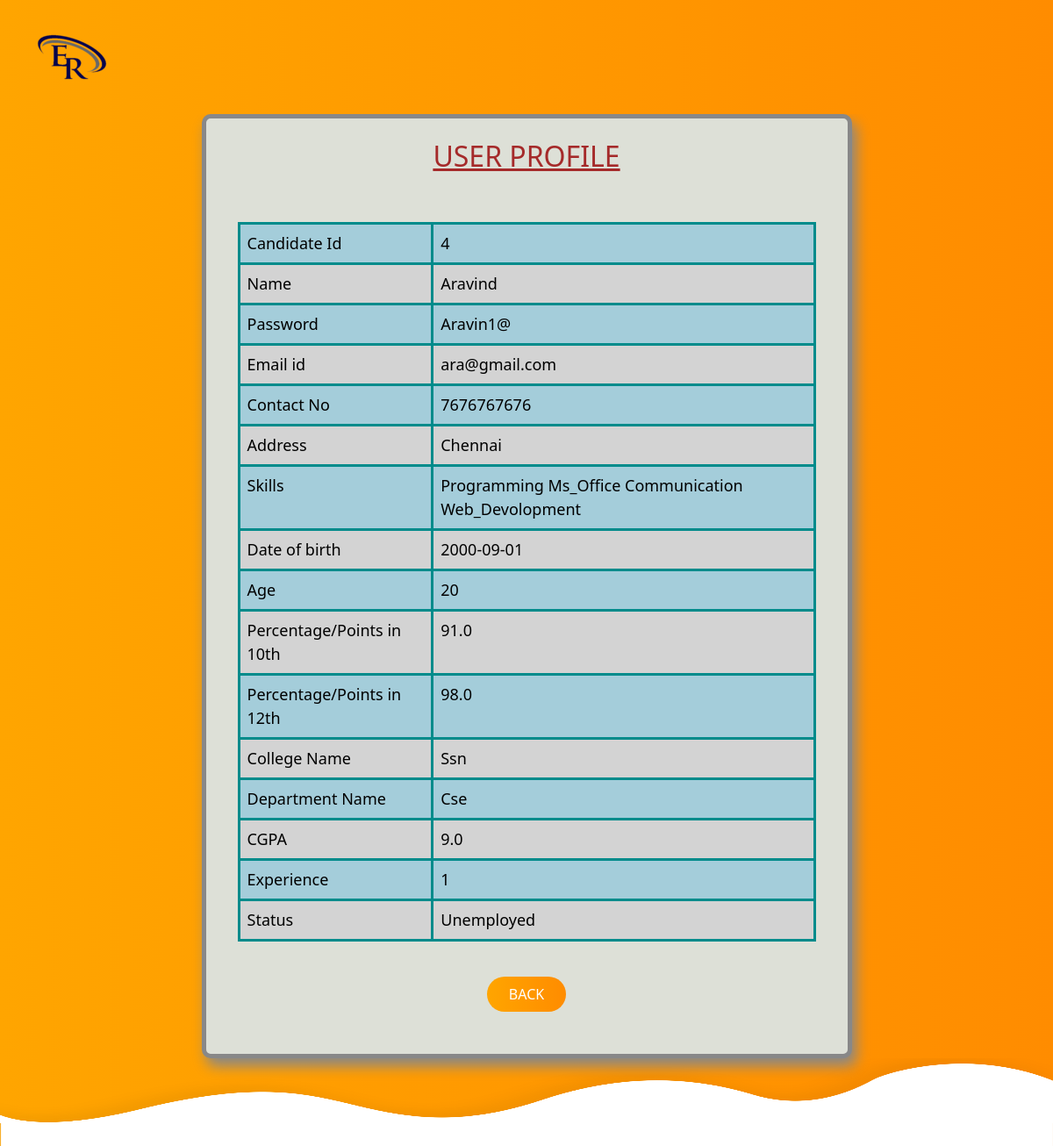
Page /profile (signed in) on the committed database.
### app.py (models this page shows)
class User_acc(db.Model):
    __tablename__ = 'user_acc'
    id = db.Column(db.Integer,primary_key=True)
    Name = db.Column(db.String(50),nullable=False)
    Password = db.Column(db.String(50),nullable=False)
    Email_id = db.Column(db.String(200),nullable=False)
    Contact = db.Column(db.String(15))
    Address = db.Column(db.String(30))
    Skills = db.Column(db.String(100))
    Dob=db.Column(db.String(30))
    Age = db.Column(db.Integer)
    Status=db.Column(db.Integer)
    Sslc=db.Column(db.Float)
    Hlc=db.Column(db.Float)
    College = db.Column(db.String(200))
    Department = db.Column(db.String(30))
    CGPA = db.Column(db.Float)
    Resume = db.Column(db.LargeBinary)
    Experience = db.Column(db.Integer)
    status=db.Column(db.Integer)
    account = db.relationship("User", backref=backref("account", uselist=False))

### app.py (the view)
@app.route('/profile',methods=['POST', 'GET'])
def profile():
    d = connect_db()
    query="SELECT * from User_acc where id='"+str(g.user)+"'"
    cur = d.execute(query)
    user = [dict( id=row[0],name=row[1],pwd=row[2],mail=row[3],contact=row[4],address=row[5],skills=row[6],Dob=row[7],age=row[8],sslc=row[9],hlc=row[10],college=row[11],department=row[12],cgpa=row[13],exp=row[15],status=row[16]) for row in cur.fetchall()]
    d.close()
    for i in user:
        if(i['status']==None):
            i['status']='Unemployed'
        else:
            i['status']='Employed'
    return render_template('profile.html',user=user)

### app.py (called while the page is built)
def connect_db():
    return sqlite3.connect('recsys.db')

@app.before_request
def before_request():
    if 'username' in session:
        g.user = session['username']

### templates/profile.html (shortened to what this page needs)
<!DOCTYPE html>
<html lang="en">
<head>
    <link rel="stylesheet" href="../src/css/style.css">
    <link href="https://cdn.jsdelivr.net/npm/bootstrap@5.0.0-beta3/dist/css/bootstrap.min.css" rel="stylesheet">
    <link rel="stylesheet" href="https://stackpath.bootstrapcdn.com/font-awesome/4.7.0/css/font-awesome.min.css">
</head>
<body>
<section id="nav-bar">
    <nav class="navbar navbar-expand-lg navbar-light ">
        <div class="container-fluid">
           <a class="navbar-brand" href="{{url_for('student')}}"><img src="{{url_for('static',filename='logo1.png')}}"></a>
        </div>
    </nav>
</section>
<section id="banner">
    <div class="container">
        <div class="row">
            <div class="login-box">
                <br>
                <h2 class="text-center text-dark font-weight-bold"><u style="color:brown;">USER PROFILE</u></h2>
            <div class="container">
            <br>
            <br>
          <center>
            <table class="table table-hover table-striped ">
                <tbody>
                  <tr>
                    <td>Candidate Id</td>
                    <td>{{user[0]['id']}}</td>
                  </tr>
                  <tr>
                    <td>Name</td>
                    <td>{{user[0]['name']}}</td>
                  </tr>
                  <tr>
                    <td>Password</td>
                    <td >{{user[0]['pwd']}}</td>
                  </tr>
                  <tr>
                    <td>Email id</td>
                    <td >{{user[0]['mail']}}</td>
                  </tr>
                  <tr>
                    <td>Contact No</td>
                    <td >{{user[0]['contact']}}</td>
                  </tr>
                  <tr>
                    <td>Address</td>
                    <td >{{user[0]['address']}} </td>
                  </tr>
                  <tr>
                    <td>Skills</td>
                    <td >{{user[0]['skills']}}</td>
                  </tr>
                  <tr>
                    <td>Date of birth</td>
                    <td >{{user[0]['Dob']}} </td>
                  </tr>
                  <tr>
                    <td>Age</td>
                    <td >{{user[0]['age']}}</td>
                  </tr>
                  <tr>
                    <td>Percentage/Points in 10th</td>
                    <td >{{user[0]['sslc']}} </td>
                  </tr>
                  <tr>
                    <td>Percentage/Points in 12th</td>
                    <td >{{user[0]['hlc']}} </td>
                </tr>
                <tr>
                    <td>College Name</td>
                    <td >{{user[0]['college']}}</td>
                </tr>
                   <tr>
                    <td>Department Name</td>
                    <td >{{user[0]['department']}} </td>
                   </tr>
                   <tr>
                    <td>CGPA</td>
                    <td >{{user[0]['cgpa']}} </td>
                   </tr>
                   <tr>
                    <td>Experience</td>
                    <td >{{user[0]['exp']}} </td>
                   </tr>
                   <tr>
                    <td>Status</td>
                    <td >{{user[0]['status']}}</td>
                   </tr>
                </tbody>
              </table><br>
              {% block back %}
            <a href="{{url_for('student')}}" class="btn btn-primary">BACK</a></center>
              {% endblock %}
            <br><br>
            </div>
        </div>
    </div>
    </div>
    <img src="{{url_for('static',filename='wave.png')}}" class="bottom-img">
</section>

### static/style.css (style rules this page uses)
* { margin: 0; padding: 0; }
body { font-family: sans-serif; }
#nav-bar { position: sticky; top: 0; z-index: 10; }
.navbar { background-image: linear-gradient(to right, #ffa500, #ff8c00); padding: 0 !important; }
#banner { background-image: linear-gradient(to right, #ffa500, #ff8c00); color: #fff; padding: top 5%; }
.bottom-img { height: 70px; width: 100%; }

### templates/profile.html (style rules this page uses)
.login-box { width: 65%; border: 5px solid #888888; border-radius: 10px; background-color: #dde0d7; box-shadow: 5px 9px 15px #888888; margin: auto; }
.table,th,td { border: 3px solid darkcyan; font-size:large; color:black; }
tr:nth-child(even) { background-color:lightgrey; }
tr:nth-child(odd) { background-color:lightblue; }
.btn-primary { box-shadow: none; padding-left: 20px; padding: 8px 25px; border: none; border-radius: 20px; background-image: linear-gradient(to right, #ffa500, #ff8c00); }
.bottom-img { height: 100px; width: 100%; }

### rows in the picture
User_acc: id "4", Name "Aravind", Password "Aravin1@", Email "ara@gmail.com", Contact "7676767676", Address "Chennai", Skills "Programming Ms_Office Communication Web_Devolopment", Dob "2000-09-01", Age "20", Sslc "91.0", Hlc "98.0", College "Ssn", Department "Cse", CGPA "9.0"

### other values in the picture
{{ user[0]['exp'] }} "1"
{{ user[0]['status'] }} "Unemployed"
